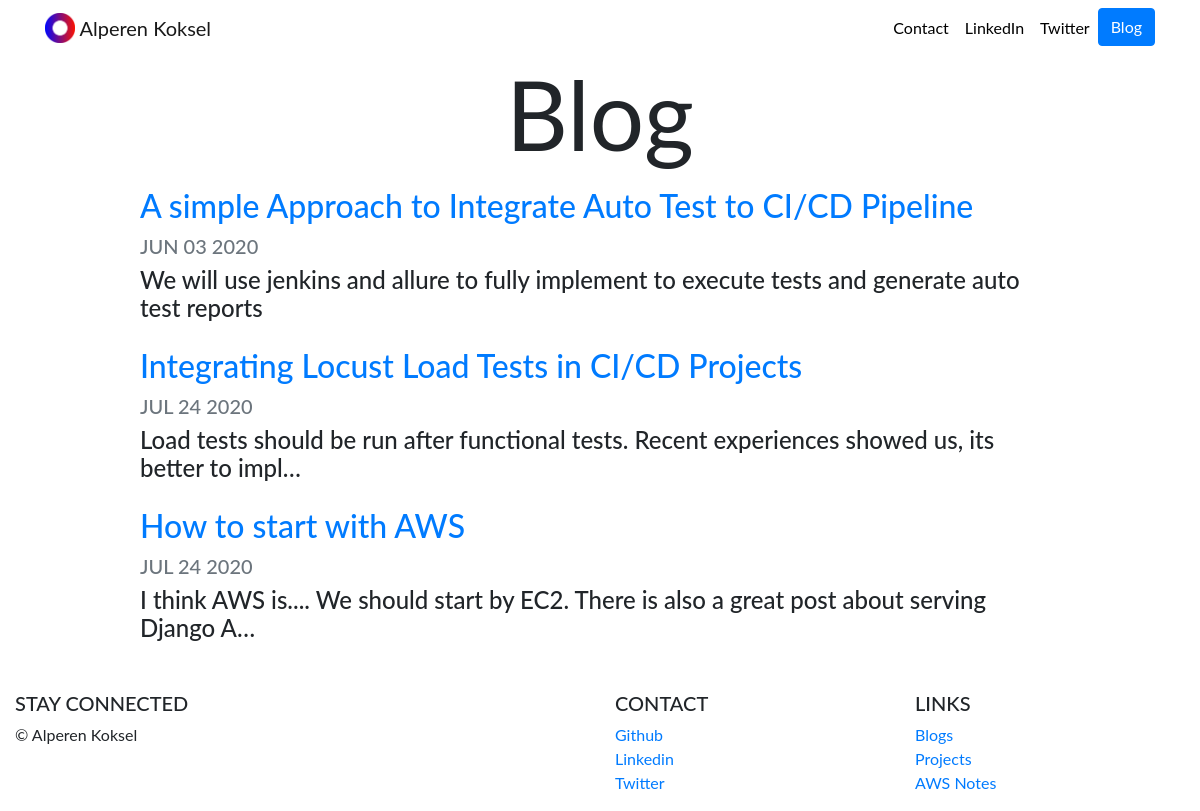
Screenshot of /blog/ with the database file from the repository.
### blog/models.py (models this page shows, shortened)
class Blog(models.Model):
    title=models.CharField(max_length=200, blank=True)
    description=models.TextField(max_length=1000)
    date=models.DateField()
    image=models.ImageField(upload_to="blog/images/")
    url=models.URLField(blank=True)

### blog/views.py (the view)
# urls.py: path('', views.all_blogs, name='all_blogs'),
def all_blogs(request):
    blogs=Blog.objects.all()
    return render(request, 'blog/all_blogs.html', {'blogs':blogs})

### blog/templates/blog/all_blogs.html
{% extends "portfolio/base.html" %}
{% load static %}
{% block content %}
<h2 id="blogtitle" class="font-weight-normal text-center">Blog</h2>
{% for blog in blogs %}
<div class="row justify-content-center my-3">
  <div class="col-md-10">
    <a href="{% url 'blog:detail' blog.id %}">
      <h2>{{blog.title}}</h2>
    </a>
    <h5 class="text-muted">{{ blog.date|date:'M d Y'|upper }}</h5>
    <h4>{{ blog.description|striptags|truncatechars:100 }}</h4>
  </div>
</div>
{% endfor %}
{% endblock %}

### portfolio/static/portfolio/custom.css (style rules this page uses)
body { font-family: 'Lato', sans-serif; }
#blogtitle { font-size: 6rem; }

### rows the page displays
Blog: title "A simple Approach to Integrate Auto Test to CI/CD Pipeline", date "JUN 03 2020", description "We will use jenkins and allure to fully implement to execute tests and generate auto test reports"
Blog: title "Integrating Locust Load Tests in CI/CD Projects", date "JUL 24 2020", description "Load tests should be run after functional tests. Recent experiences showed us, its better to impl…"
Blog: title "How to start with AWS", date "JUL 24 2020", description "I think AWS is.... We should start by EC2. There is also a great post about serving Django A…"
